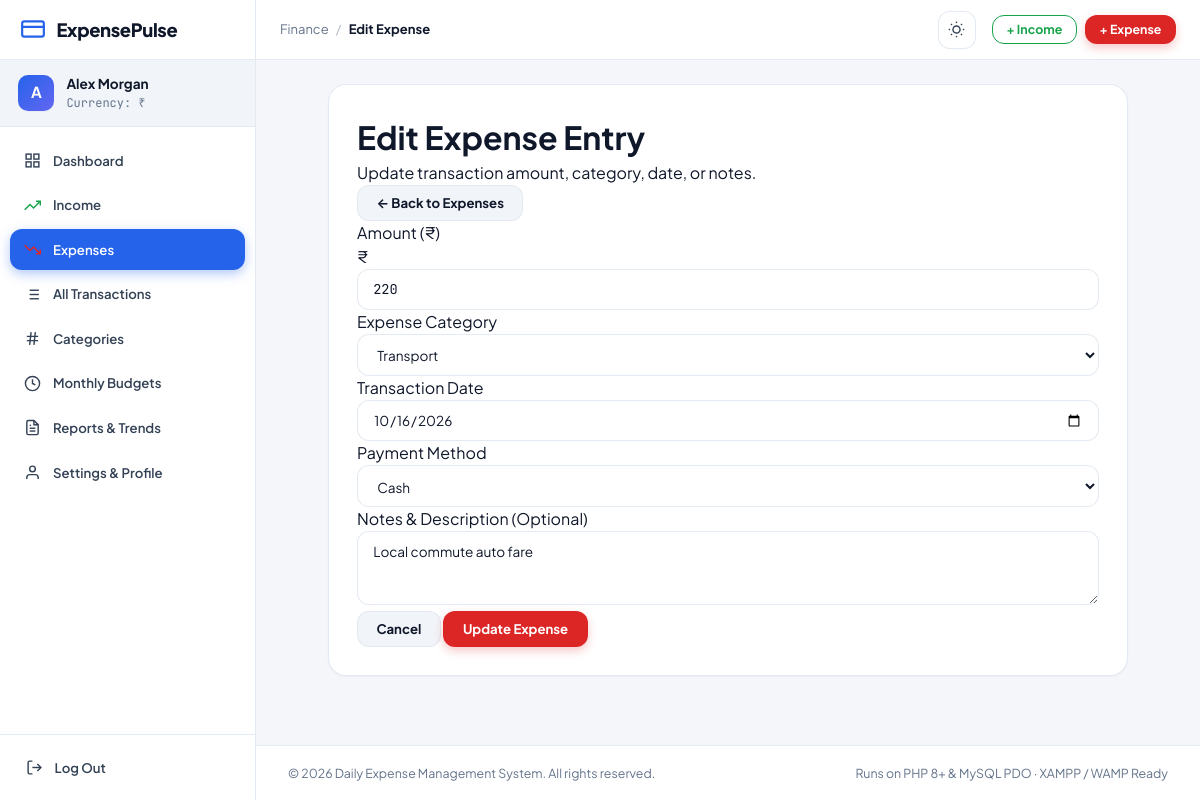
The page /expenses/edit.php?id=13 (signed in) on the database its author committed.
### tables this page shows
CREATE TABLE `users` (
  `id` INT UNSIGNED NOT NULL AUTO_INCREMENT,
  `name` VARCHAR(100) NOT NULL,
  `email` VARCHAR(191) NOT NULL,
  `password_hash` VARCHAR(255) NOT NULL,
  `currency` VARCHAR(10) NOT NULL DEFAULT '₹',
  `created_at` TIMESTAMP NOT NULL DEFAULT CURRENT_TIMESTAMP,
  PRIMARY KEY (`id`),
  UNIQUE KEY `idx_users_email` (`email`)
);

CREATE TABLE `transactions` (
  `id` INT UNSIGNED NOT NULL AUTO_INCREMENT,
  `user_id` INT UNSIGNED NOT NULL,
  `category_id` INT UNSIGNED NOT NULL,
  `type` ENUM('income', 'expense') NOT NULL,
  `amount` DECIMAL(12,2) NOT NULL,
  `payment_method` VARCHAR(50) NOT NULL DEFAULT 'Cash',
  `transaction_date` DATE NOT NULL,
  `notes` TEXT NULL,
  `created_at` TIMESTAMP NOT NULL DEFAULT CURRENT_TIMESTAMP,
  `updated_at` TIMESTAMP NOT NULL DEFAULT CURRENT_TIMESTAMP ON UPDATE CURRENT_TIMESTAMP,
  PRIMARY KEY (`id`),
  KEY `idx_transactions_user` (`user_id`),
  KEY `idx_transactions_date` (`transaction_date`),
  KEY `idx_transactions_category` (`category_id`),
  KEY `idx_transactions_user_date` (`user_id`, `transaction_date`),
  CONSTRAINT `fk_transactions_user` FOREIGN KEY (`user_id`)
    REFERENCES `users` (`id`) ON DELETE CASCADE ON UPDATE CASCADE,
  CONSTRAINT `fk_transactions_category` FOREIGN KEY (`category_id`)
    REFERENCES `categories` (`id`) ON DELETE RESTRICT ON UPDATE CASCADE
);

CREATE TABLE `categories` (
  `id` INT UNSIGNED NOT NULL AUTO_INCREMENT,
  `user_id` INT UNSIGNED NOT NULL,
  `name` VARCHAR(100) NOT NULL,
  `type` ENUM('income', 'expense') NOT NULL,
  `created_at` TIMESTAMP NOT NULL DEFAULT CURRENT_TIMESTAMP,
  PRIMARY KEY (`id`),
  KEY `idx_categories_user` (`user_id`),
  KEY `idx_categories_type` (`type`),
  CONSTRAINT `fk_categories_user` FOREIGN KEY (`user_id`)
    REFERENCES `users` (`id`) ON DELETE CASCADE ON UPDATE CASCADE
);

### includes/functions.php (called while the page is built, shortened)
<?php
function e(?string $string): string
{
    return htmlspecialchars((string)($string ?? ''), ENT_QUOTES, 'UTF-8');
}
function base_url(string $path = ''): string
{
    $scriptDir = str_replace('\\', '/', dirname($_SERVER['SCRIPT_NAME']));
    $segments = explode('/', trim($scriptDir, '/'));
    $baseSegments = [];
    foreach ($segments as $seg) {
        $baseSegments[] = $seg;
    }
    $base = '/' . implode('/', $baseSegments);
    return rtrim($base, '/') . '/' . ltrim($path, '/');
}
function current_user(): ?array
{
    return $_SESSION['user'] ?? null;
}
function current_currency(): string
{
    return $_SESSION['user']['currency'] ?? '₹';
}

### includes/auth_check.php (called while the page is built, shortened)
<?php
require_once __DIR__ . '/functions.php';
$pdo = getDBConnection();
$stmt = $pdo->prepare("SELECT id, name, email, currency, created_at FROM users WHERE id = :id LIMIT 1");
$stmt->execute([':id' => $_SESSION['user_id']]);

### expenses/edit.php (the view, shortened to what this page needs)
<?php
require_once __DIR__ . '/../includes/auth_check.php';
$pageTitle = 'Edit Expense';
$currentPage = 'expenses';
$userId = (int)current_user_id();
$pdo = getDBConnection();
$id = isset($_GET['id']) && ctype_digit($_GET['id']) ? (int)$_GET['id'] : 0;
$stmt = $pdo->prepare("SELECT * FROM transactions WHERE id = :id AND user_id = :user_id AND type = 'expense' LIMIT 1");
$stmt->execute([':id' => $id, ':user_id' => $userId]);
$transaction = $stmt->fetch();
$catStmt = $pdo->prepare("SELECT id, name FROM categories WHERE user_id = :user_id AND type = 'expense' ORDER BY name ASC");
$catStmt->execute([':user_id' => $userId]);
$categories = $catStmt->fetchAll();
$errors = [];
$amount = (float)$transaction['amount'];
$categoryId = (int)$transaction['category_id'];
$paymentMethod = $transaction['payment_method'];
$date = $transaction['transaction_date'];
$notes = $transaction['notes'] ?? '';
require_once __DIR__ . '/../includes/header.php';
?>
<div class="form-container-card">
  <div class="card-header-styled">
    <div>
      <h1 class="card-title">Edit Expense Entry</h1>
      <p class="card-subtitle">Update transaction amount, category, date, or notes.</p>
    </div>
    <a href="<?= base_url('expenses/index.php') ?>" class="btn btn-secondary">&larr; Back to Expenses</a>
  </div>
  <form method="POST" action="<?= base_url('expenses/edit.php?id=' . $id) ?>" class="entry-form" novalidate>
    <div class="form-grid-2">
      <div class="form-group">
        <label for="amount" class="form-label required">Amount (<?= e(current_currency()) ?>)</label>
        <div class="input-prefix-wrapper">
          <span class="input-prefix"><?= e(current_currency()) ?></span>
          <input
            type="number"
            step="0.01"
            min="0.01"
            id="amount"
            name="amount"
            class="form-control form-control-lg font-mono tabular-nums <?= isset($errors['amount']) ? 'is-invalid' : '' ?>"
            value="<?= e((string)$amount) ?>"
            required
            autofocus
          >
        </div>
      </div>
      <div class="form-group">
        <label for="category_id" class="form-label required">Expense Category</label>
        <select id="category_id" name="category_id" class="form-select form-control-lg <?= isset($errors['category_id']) ? 'is-invalid' : '' ?>" required>
          <?php foreach ($categories as $cat): ?>
            <option value="<?= $cat['id'] ?>" <?= $categoryId === (int)$cat['id'] ? 'selected' : '' ?>>
              <?= e($cat['name']) ?>
            </option>
          <?php endforeach; ?>
        </select>
      </div>
      <div class="form-group">
        <label for="transaction_date" class="form-label required">Transaction Date</label>
        <input
          type="date"
          id="transaction_date"
          name="transaction_date"
          class="form-control <?= isset($errors['transaction_date']) ? 'is-invalid' : '' ?>"
          value="<?= e($date) ?>"
          max="<?= date('Y-m-d') ?>"
          required
        >
      </div>
      <div class="form-group">
        <label for="payment_method" class="form-label required">Payment Method</label>
        <select id="payment_method" name="payment_method" class="form-select" required>
          <option value="Cash" <?= $paymentMethod === 'Cash' ? 'selected' : '' ?>>Cash</option>
        </select>
      </div>
    </div>
    <div class="form-group">
      <label for="notes" class="form-label">Notes & Description (Optional)</label>
      <textarea id="notes" name="notes" rows="3" class="form-control"><?= e($notes) ?></textarea>
    </div>
    <div class="form-actions-row">
      <a href="<?= base_url('expenses/index.php') ?>" class="btn btn-secondary">Cancel</a>
      <button type="submit" class="btn btn-primary-expense">Update Expense</button>
    </div>
  </form>
</div>
<?php require_once __DIR__ . '/../includes/footer.php'; ?>

### includes/header.php (shortened to what this page needs)
<?php
require_once __DIR__ . '/functions.php';
$pageTitle = $pageTitle ?? 'Daily Expense Management System';
$currentPage = $currentPage ?? '';
$user = current_user();
?>
<!DOCTYPE html>
<html lang="en">
<head>
  <link rel="stylesheet" href="<?= base_url('assets/css/style.css') ?>">
</head>
<body class="app-body">
  <div class="app-layout">
    <aside id="app-sidebar" class="app-sidebar">
      <div class="sidebar-brand">
        <a href="<?= base_url('dashboard.php') ?>" class="brand-link">
          <svg class="brand-icon" viewBox="0 0 24 24" fill="none" stroke="currentColor" stroke-width="2" stroke-linecap="round" stroke-linejoin="round">
            <rect width="20" height="14" x="2" y="5" rx="2"/>
            <line x1="2" x2="22" y1="10" y2="10"/>
          </svg>
          <span class="brand-text">ExpensePulse</span>
        </a>
      </div>
      <div class="sidebar-user">
        <div class="user-avatar"><?= strtoupper(substr($user['name'] ?? 'U', 0, 1)) ?></div>
        <div class="user-info">
          <span class="user-name"><?= e($user['name'] ?? 'User') ?></span>
          <span class="user-currency">Currency: <?= e(current_currency()) ?></span>
        </div>
      </div>
      <nav class="sidebar-nav">
        <a href="<?= base_url('dashboard.php') ?>" class="nav-item <?= $currentPage === 'dashboard' ? 'active' : '' ?>">
          <svg class="nav-icon" viewBox="0 0 24 24" fill="none" stroke="currentColor" stroke-width="2">
            <rect x="3" y="3" width="7" height="7"></rect>
            <rect x="14" y="3" width="7" height="7"></rect>
            <rect x="14" y="14" width="7" height="7"></rect>
            <rect x="3" y="14" width="7" height="7"></rect>
          </svg>
          <span>Dashboard</span>
        </a>
        <a href="<?= base_url('income/index.php') ?>" class="nav-item <?= $currentPage === 'income' ? 'active' : '' ?>">
          <svg class="nav-icon text-income" viewBox="0 0 24 24" fill="none" stroke="currentColor" stroke-width="2">
            <polyline points="23 6 13.5 15.5 8.5 10.5 1 18"></polyline>
            <polyline points="17 6 23 6 23 12"></polyline>
          </svg>
          <span>Income</span>
        </a>
        <a href="<?= base_url('expenses/index.php') ?>" class="nav-item <?= $currentPage === 'expenses' ? 'active' : '' ?>">
          <svg class="nav-icon text-expense" viewBox="0 0 24 24" fill="none" stroke="currentColor" stroke-width="2">
            <polyline points="23 18 13.5 8.5 8.5 13.5 1 6"></polyline>
            <polyline points="17 18 23 18 23 12"></polyline>
          </svg>
          <span>Expenses</span>
        </a>
        <a href="<?= base_url('transactions.php') ?>" class="nav-item <?= $currentPage === 'transactions' ? 'active' : '' ?>">
          <span>All Transactions</span>
        </a>
        <a href="<?= base_url('categories/index.php') ?>" class="nav-item <?= $currentPage === 'categories' ? 'active' : '' ?>">
          <svg class="nav-icon" viewBox="0 0 24 24" fill="none" stroke="currentColor" stroke-width="2">
            <path d="M4 9h16M4 15h16M10 3L8 21M16 3l-2 18"></path>
          </svg>
          <span>Categories</span>
        </a>
        <a href="<?= base_url('budgets.php') ?>" class="nav-item <?= $currentPage === 'budgets' ? 'active' : '' ?>">
          <svg class="nav-icon" viewBox="0 0 24 24" fill="none" stroke="currentColor" stroke-width="2">
            <circle cx="12" cy="12" r="10"></circle>
            <path d="M12 6v6l4 2"></path>
          </svg>
          <span>Monthly Budgets</span>
        </a>
        <a href="<?= base_url('reports.php') ?>" class="nav-item <?= $currentPage === 'reports' ? 'active' : '' ?>">
          <span>Reports & Trends</span>
        </a>
        <a href="<?= base_url('profile.php') ?>" class="nav-item <?= $currentPage === 'profile' ? 'active' : '' ?>">
          <svg class="nav-icon" viewBox="0 0 24 24" fill="none" stroke="currentColor" stroke-width="2">
            <path d="M20 21v-2a4 4 0 0 0-4-4H8a4 4 0 0 0-4 4v2"></path>
            <circle cx="12" cy="7" r="4"></circle>
          </svg>
          <span>Settings & Profile</span>
        </a>
      </nav>
      <div class="sidebar-footer">
        <a href="<?= base_url('auth/logout.php') ?>" class="nav-item logout-link">
          <svg class="nav-icon" viewBox="0 0 24 24" fill="none" stroke="currentColor" stroke-width="2">
            <path d="M9 21H5a2 2 0 0 1-2-2V5a2 2 0 0 1 2-2h4"></path>
            <polyline points="16 17 21 12 16 7"></polyline>
            <line x1="21" y1="12" x2="9" y2="12"></line>
          </svg>
          <span>Log Out</span>
        </a>
      </div>
    </aside>
    <div class="app-main">
      <header class="app-header">
        <div class="header-left">
          <div class="header-breadcrumbs">
            <span class="crumb-root">Finance</span>
            <span class="crumb-sep">/</span>
            <span class="crumb-current"><?= e($pageTitle) ?></span>
          </div>
        </div>
        <div class="header-right">
          <button id="theme-toggle-btn" class="btn btn-icon" title="Toggle Light / Dark mode" aria-label="Toggle theme">
          </button>
          <div class="header-actions">
            <a href="<?= base_url('income/add.php') ?>" class="btn btn-sm btn-outline-income">+ Income</a>
            <a href="<?= base_url('expenses/add.php') ?>" class="btn btn-sm btn-primary-expense">+ Expense</a>
          </div>
        </div>
      </header>
      <main class="page-container">

### rows shown on the page
users: name "A", name "Alex Morgan"
transactions: amount "220", category_id "Transport", transaction_date "10/16/2026", payment_method "Cash", notes "Local commute auto fare"

### other values the page prints
current_currency() "₹"
$pageTitle "Edit Expense"
